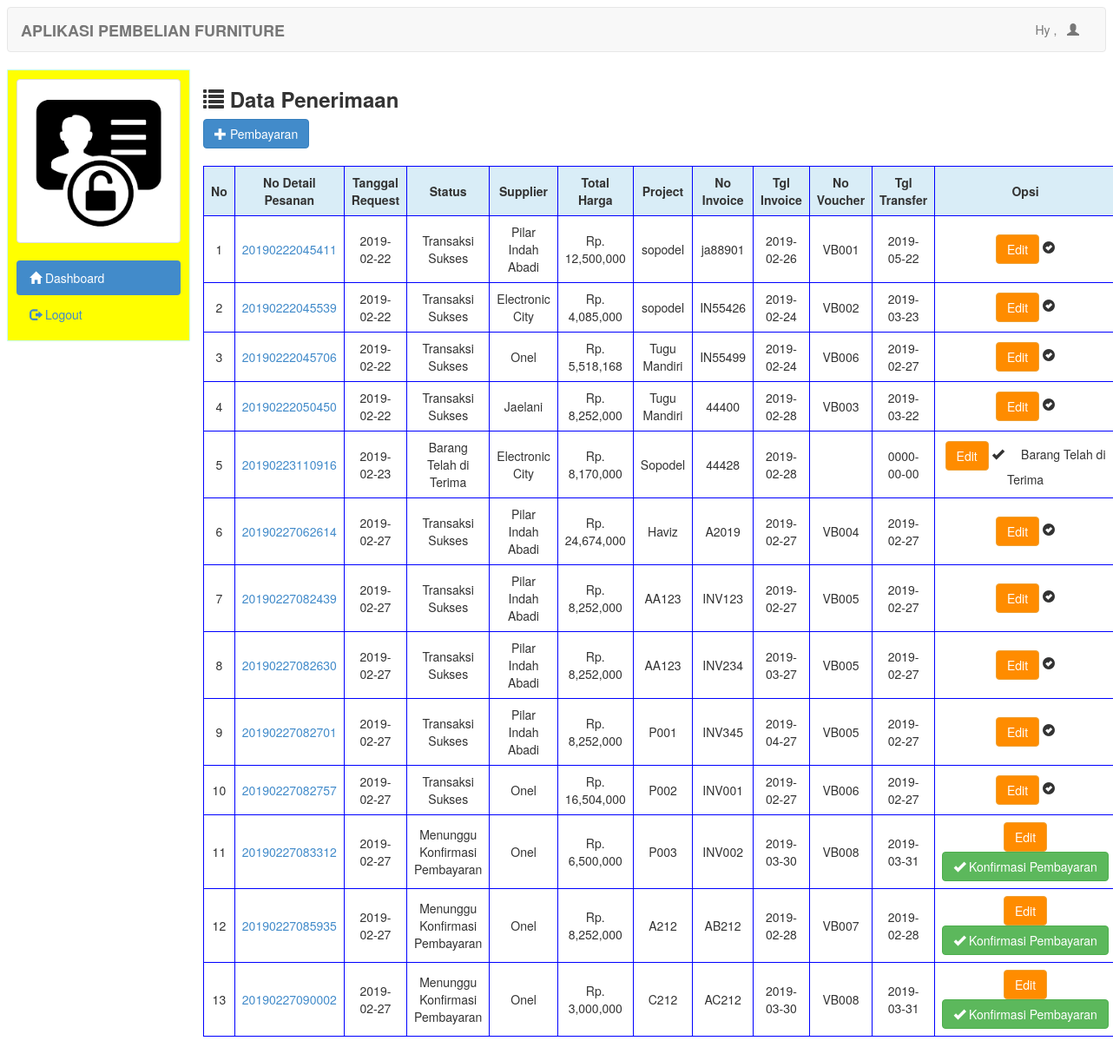
Screenshot of /admin/purchasemasukaccounting.php with the database file from the repository.
### tables this page shows
CREATE TABLE `request` (
  `no_faktur` varchar(20) NOT NULL,
  `total_harga` int(11) NOT NULL,
  `tgl_request` date NOT NULL,
  `status` varchar(50) NOT NULL,
  `id` int(11) NOT NULL,
  `no_rek` varchar(20) NOT NULL,
  `nm_bank` varchar(20) NOT NULL,
  `no_voucher` varchar(20) NOT NULL,
  `tgl_tr` date NOT NULL,
  `jam_tr` time NOT NULL,
  `project` varchar(50) NOT NULL,
  `no_po` varchar(7) NOT NULL,
  `no_invoice` varchar(10) NOT NULL,
  `tgl_inv` date NOT NULL
);

CREATE TABLE `tbl_supplier` (
  `id_supplier` int(11) NOT NULL,
  `nama_supplier` varchar(50) NOT NULL,
  `telepon` varchar(12) NOT NULL,
  `alamat` varchar(200) NOT NULL
);

### admin/purchasemasukaccounting.php (the view)
<?php include 'header.php'; ?>
<h3><span class="glyphicon glyphicon-list"></span><strong> Data Penerimaan </strong></h3>
<a href="pembayaran.php" class="btn btn-primary"><span class="glyphicon glyphicon-plus"></span> Pembayaran</a>
<br/>
<br/>
<table class="table table-bordered">
	<tr class="info">
		<th class="col-md-0">No</th>
		<th class="col-md-1">No Detail Pesanan</th>
		<th class="col-md-2">Tanggal Request</th>
		<th class="col-md-1">Status</th>
		<th class="col-md-1">Supplier</th>
		<th class="col-md-2">Total Harga</th>
		<th class="col-md-1">Project</th>
        <th class="col-md-1">No Invoice</th>
        <th class="col-md-2">Tgl Invoice</th>
        <th class="col-md-1">No Voucher</th>
        <th class="col-md-2">Tgl Transfer</th>
		<th class="col-md-2">Opsi</th>
	</tr>
	<?php
		$brg=mysql_query("SELECT * FROM request, tbl_supplier WHERE request.id=tbl_supplier.id_supplier");
	$no=1;
	while($b=mysql_fetch_array($brg)){
		?>
		<tr>
			<td><?php echo $no++ ?></td>
			<td><a href="detailpurchase.php?id=<?php echo $b['no_faktur'] ?>"><?php echo $b['no_faktur'] ?></a></td>
			<td><?php echo $b['tgl_request'] ?></td>
			<td><?php echo $b['status'] ?></td>
			<td><?php echo $b['nama_supplier'] ?></td>
			<td><?php echo "Rp. ".number_format($b['total_harga']) ?></td>
			<td><?php echo $b['project'] ?></td>
            <td><?php echo $b['no_invoice'] ?></td>
            <td><?php echo $b['tgl_inv'] ?></td>
            <td><?php echo $b['no_voucher'] ?></td>
            <td><?php echo $b['tgl_tr'] ?></td>
			<td>
				<a onclick="if(confirm('Edit data ini ??')){ location.href='editdatapurchase.php?id=<?php echo $b['no_faktur']; ?>' }" class="btn btn-warning">Edit</a>
				<?php
					if($b['status']=='Telah di Konfirmasi Admin'){
 				?>
				<a href='konfirmasipurchaseaccounting.php?id=<?php echo $b['no_faktur'] ?>' class="btn btn-danger">Konfirmasi</a>
				<?php }else if($b['status']=='Telah di Konfirmasi Accounting'){ ?>
				<i class="glyphicon glyphicon-ok"></i>
					<a onclick="if(confirm('Apakah anda yakin ingin Konfirmasi data ini ??')){ location.href='detailpurchase_aco.php?id=<?php echo $b['no_faktur']; ?>' }" class="btn btn-primary">Konfirmasi Penerimaan</a>
				<?php }else if($b['status']=='Barang Telah di Terima'){ ?>
				<i class="glyphicon glyphicon-ok"></i> &nbsp;&nbsp;&nbsp;
				Barang Telah di Terima
				<?php }else if($b['status']=='Menunggu Konfirmasi Pembayaran'){ ?>
				<a onclick="if(confirm('Apakah anda yakin Ingin Konfirmasi data ini ??')){ location.href='konfirmasipembayaran.php?id=<?php echo $b['no_faktur']; ?>' }" class="btn btn-success"><i class="glyphicon glyphicon-ok"></i> Konfirmasi Pembayaran</a>
				<?php }else if($b['status']=='Transaksi Sukses'){ ?>
				<i class="glyphicon glyphicon-ok-sign"></i>
				<?php } ?>
			</td>
		</tr>
		<?php
	}
	?>
</table>
<?php
include 'footer.php';
?>

### rows the page displays
request: no_faktur "20190222045411", tgl_request "2019-02-22", status "Transaksi Sukses", tbl_supplier.nama_supplier "Pilar Indah Abadi", total_harga "12,500,000", project "sopodel", no_invoice "ja88901", tgl_inv "2019-02-26", no_voucher "VB001", tgl_tr "2019-05-22"
request: no_faktur "20190222045539", tgl_request "2019-02-22", status "Transaksi Sukses", tbl_supplier.nama_supplier "Electronic City", total_harga "4,085,000", project "sopodel", no_invoice "IN55426", tgl_inv "2019-02-24", no_voucher "VB002", tgl_tr "2019-03-23"
request: no_faktur "20190222045706", tgl_request "2019-02-22", status "Transaksi Sukses", tbl_supplier.nama_supplier "Onel", total_harga "5,518,168", project "Tugu Mandiri", no_invoice "IN55499", tgl_inv "2019-02-24", no_voucher "VB006", tgl_tr "2019-02-27"
request: no_faktur "20190222050450", tgl_request "2019-02-22", status "Transaksi Sukses", tbl_supplier.nama_supplier "Jaelani", total_harga "8,252,000", project "Tugu Mandiri", no_invoice "44400", tgl_inv "2019-02-28", no_voucher "VB003", tgl_tr "2019-03-22"
request: no_faktur "20190223110916", tgl_request "2019-02-23", status "Barang Telah di Terima", tbl_supplier.nama_supplier "Electronic City", total_harga "8,170,000", project "Sopodel", no_invoice "44428", tgl_inv "2019-02-28", tgl_tr "0000-00-00"
request: no_faktur "20190227062614", tgl_request "2019-02-27", status "Transaksi Sukses", tbl_supplier.nama_supplier "Pilar Indah Abadi", total_harga "24,674,000", project "Haviz", no_invoice "A2019", tgl_inv "2019-02-27", no_voucher "VB004", tgl_tr "2019-02-27"
request: no_faktur "20190227082439", tgl_request "2019-02-27", status "Transaksi Sukses", tbl_supplier.nama_supplier "Pilar Indah Abadi", total_harga "8,252,000", project "AA123", no_invoice "INV123", tgl_inv "2019-02-27", no_voucher "VB005", tgl_tr "2019-02-27"
request: no_faktur "20190227082630", tgl_request "2019-02-27", status "Transaksi Sukses", tbl_supplier.nama_supplier "Pilar Indah Abadi", total_harga "8,252,000", project "AA123", no_invoice "INV234", tgl_inv "2019-03-27", no_voucher "VB005", tgl_tr "2019-02-27"
request: no_faktur "20190227082701", tgl_request "2019-02-27", status "Transaksi Sukses", tbl_supplier.nama_supplier "Pilar Indah Abadi", total_harga "8,252,000", project "P001", no_invoice "INV345", tgl_inv "2019-04-27", no_voucher "VB005", tgl_tr "2019-02-27"
request: no_faktur "20190227082757", tgl_request "2019-02-27", status "Transaksi Sukses", tbl_supplier.nama_supplier "Onel", total_harga "16,504,000", project "P002", no_invoice "INV001", tgl_inv "2019-02-27", no_voucher "VB006", tgl_tr "2019-02-27"
request: no_faktur "20190227083312", tgl_request "2019-02-27", status "Menunggu Konfirmasi Pembayaran", tbl_supplier.nama_supplier "Onel", total_harga "6,500,000", project "P003", no_invoice "INV002", tgl_inv "2019-03-30", no_voucher "VB008", tgl_tr "2019-03-31"
request: no_faktur "20190227085935", tgl_request "2019-02-27", status "Menunggu Konfirmasi Pembayaran", tbl_supplier.nama_supplier "Onel", total_harga "8,252,000", project "A212", no_invoice "AB212", tgl_inv "2019-02-28", no_voucher "VB007", tgl_tr "2019-02-28"
request: no_faktur "20190227090002", tgl_request "2019-02-27", status "Menunggu Konfirmasi Pembayaran", tbl_supplier.nama_supplier "Onel", total_harga "3,000,000", project "C212", no_invoice "AC212", tgl_inv "2019-03-30", no_voucher "VB008", tgl_tr "2019-03-31"
